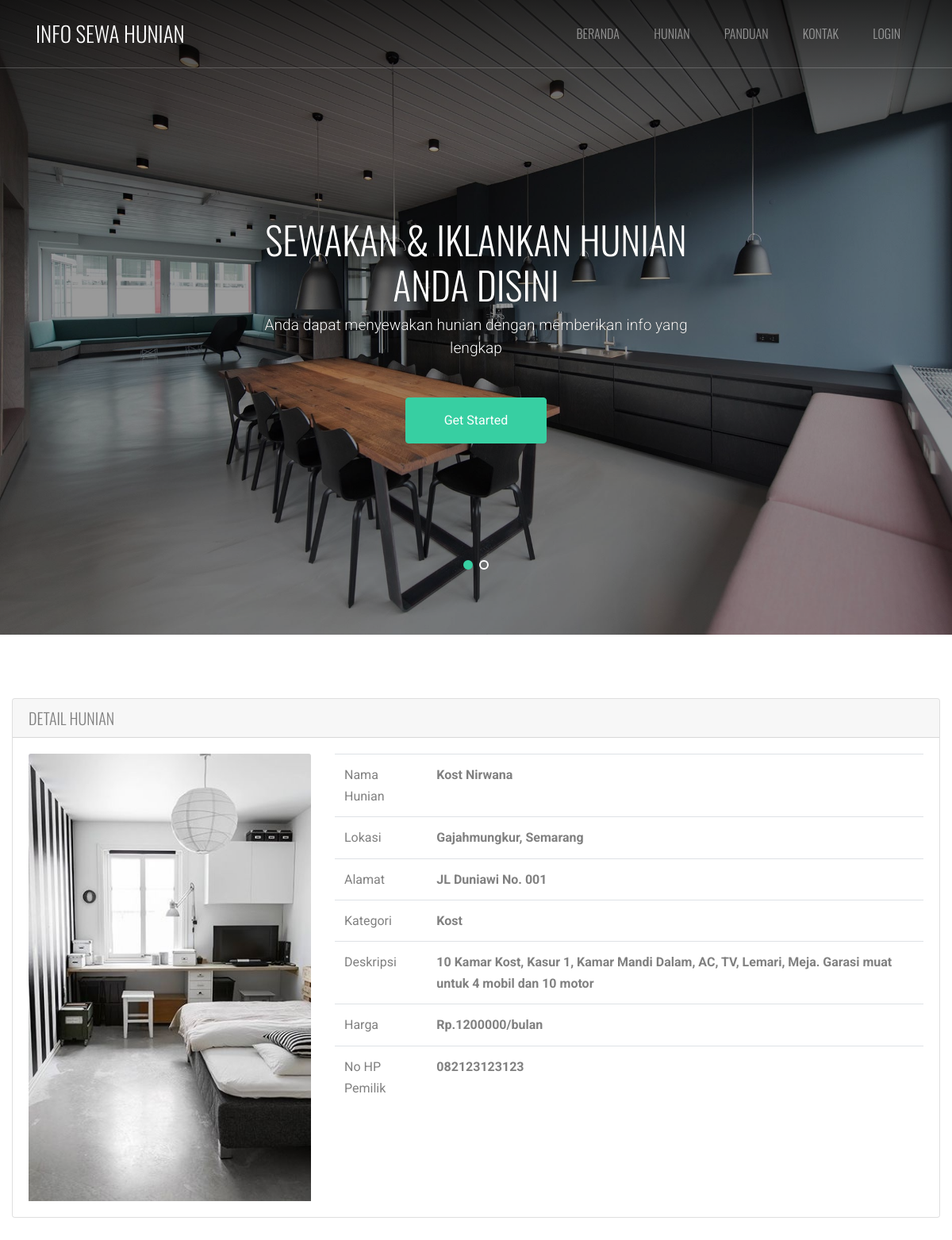
The app's page /hunian/index.php/dashboard/detail/1 with its own data.
### tables this page shows
CREATE TABLE `tb_hunian` (
  `id_hunian` int(11) NOT NULL,
  `nama_hunian` varchar(30) NOT NULL,
  `ket_lokasi` varchar(55) NOT NULL,
  `alamat` varchar(255) NOT NULL,
  `kategori` varchar(60) NOT NULL,
  `deskripsi` varchar(550) NOT NULL,
  `harga` int(11) NOT NULL,
  `no_hp` varchar(20) NOT NULL,
  `gambar` text NOT NULL
);

### hunian/application/controllers/dashboard.php (called while the page is built, shortened)
<?php
class Dashboard extends CI_Controller{
	public function detail($id_hunian)
	{
		$data['hunian'] = $this->model_hunian->detail_hunian($id_hunian);
		$this->load->view('templates/header');
		$this->load->view('templates/banner');
		$this->load->view('templates/detail_hunian', $data);
		$this->load->view('templates/footer');
	}
}

### hunian/index.php (called while the page is built, shortened)
<?php
require_once BASEPATH.'core/CodeIgniter.php';

### hunian/application/models/model_hunian.php (called while the page is built, shortened)
<?php
class Model_hunian extends CI_Model{
    public function detail_hunian($id_hunian)
    {
    	$result = $this->db->where('id_hunian',$id_hunian)->get('tb_hunian');
    	if($result->num_rows() > 0){
    		return $result->result();
    	}else {
    		return false;
    	}
    }
}

### hunian/application/views/templates/detail_hunian.php (the view)
<div class="site-section" id="property-details">
      <div class="container-fluid">
        <div class="card">
          <h5 class="card-header">Detail Hunian</h5>
          <div class="card-body">
            <?php foreach ($hunian as $huni) : ?>
            <div class="row">
              <div class="col-md-4">
                <img src="<?php echo base_url().'/uploads/'.$huni->gambar ?>" class="card-img-top">
              </div>
              <div class="col-md-8">
                <table class="table">
                  <tr>
                    <td>Nama Hunian </td>
                    <td><strong><?php echo $huni->nama_hunian ?></strong></td>
                  </tr>
                  <tr>
                    <td>Lokasi</td>
                    <td><strong><?php echo $huni->ket_lokasi?></strong></td>
                  </tr>
                  <tr>
                    <td>Alamat </td>
                    <td><strong><?php echo $huni->alamat ?></strong></td>
                  </tr>
                  <tr>
                    <td>Kategori </td>
                    <td><strong><?php echo $huni->kategori ?></strong></td>
                  </tr>
                  <tr>
                    <td>Deskripsi </td>
                    <td><strong><?php echo $huni->deskripsi ?></strong></td>
                  </tr>
                  <tr>
                    <td>Harga </td>
                    <td><strong>Rp.<?php echo $huni->harga ?>/bulan</strong></td>
                  </tr>
                  <tr>
                    <td>No HP Pemilik </td>
                    <td><strong><?php echo $huni->no_hp ?></strong></td>
                  </tr
                </table>
              </div>
            </div>
          <?php endforeach ?>
          </div>
        </div>
      </div>
    </div>

### hunian/assets/css/style.css (style rules this page uses)
html { overflow-x: hidden; }
body { line-height: 1.7; color: gray; font-weight: 400; font-size: 1rem; }
a { -webkit-transition: .3s all ease; -o-transition: .3s all ease; transition: .3s all ease; }
h1, h2, h3, h4, h5, .h1, .h2, .h3, .h4, .h5 { font-family: "Oswald", sans-serif; font-weight: 300 !important; text-transform: uppercase; }
.site-section { padding: 2.5em 0; }
@media (min-width: 768px) { .site-section { padding: 5em 0; } }
.site-navbar .site-navigation .site-menu a { text-decoration: none !important; display: inline-block; }
.site-navbar .site-navigation .site-menu > li > a { padding: 5px 20px; color: rgba(255, 255, 255, 0.5); display: inline-block; text-decoration: none !important; }
.site-mobile-menu .site-nav-wrap a { padding: 10px 20px; display: block; position: relative; color: #212529; }
.site-mobile-menu .site-nav-wrap > li > a { padding-left: 20px; font-size: 20px; }
.sticky-wrapper .site-navbar ul li a { color: rgba(255, 255, 255, 0.7); }

### records on screen
tb_hunian: gambar (picture), nama_hunian "Kost Nirwana", ket_lokasi "Gajahmungkur, Semarang", alamat "JL Duniawi No. 001", kategori "Kost", deskripsi "10 Kamar Kost, Kasur 1, Kamar Mandi Dalam, AC, TV, Lemari, Meja. Garasi muat untuk 4 mobil dan 10 motor", harga "1200000", no_hp "082123123123"

### other values on screen
anchor('auth/login','<div class="">Login</div>') "LOGIN"
